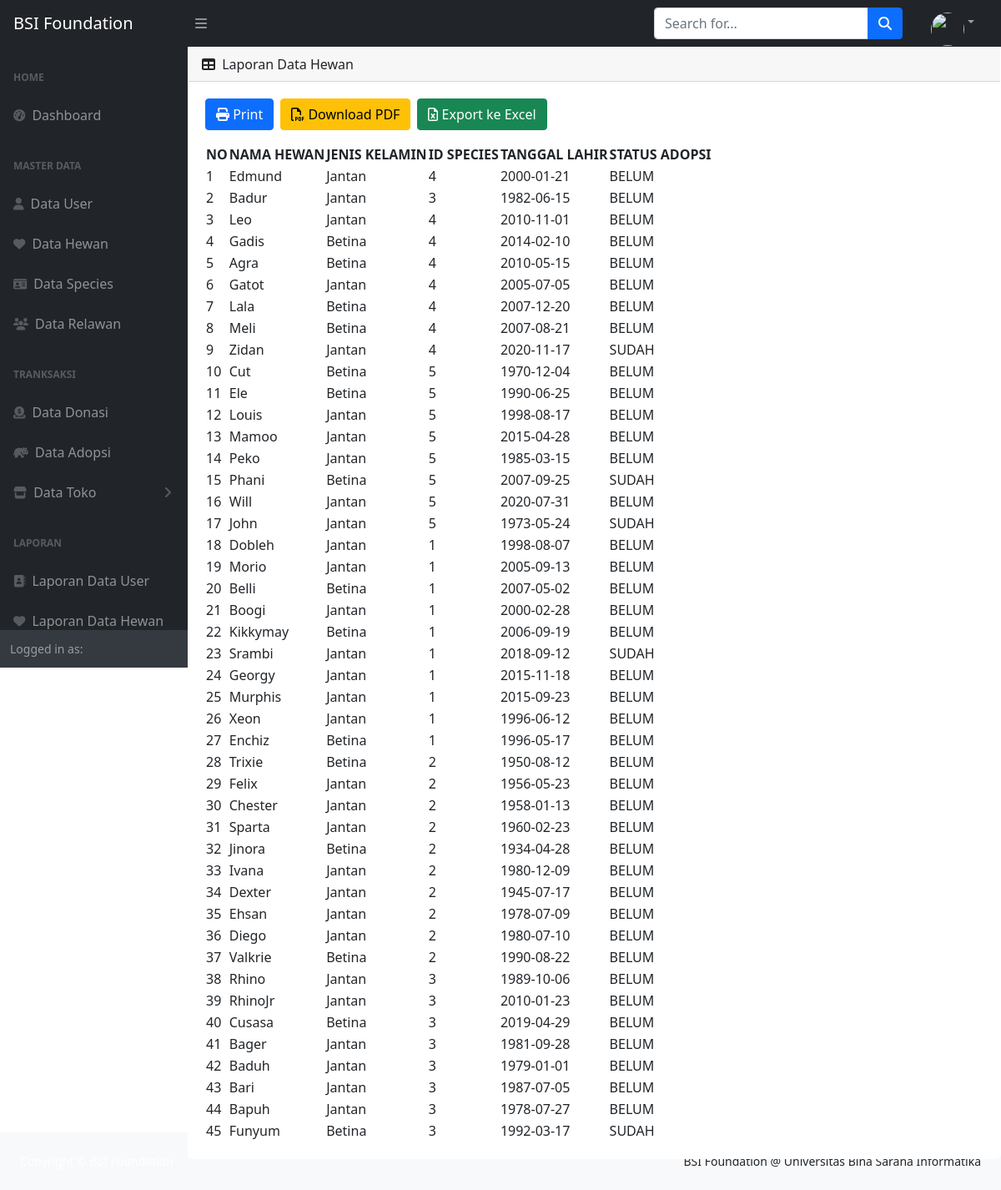
/index.php/laporan/LaporanDataHewan, run on the app's committed database.
### tables this page shows
CREATE TABLE `hewan` (
  `id` int(11) NOT NULL,
  `nama_hewan` varchar(128) NOT NULL,
  `jenis_kelamin` enum('Jantan','Betina') NOT NULL,
  `id_species` int(11) NOT NULL,
  `tanggal_lahir` date NOT NULL,
  `status_adopsi` enum('SUDAH','BELUM') NOT NULL,
  `image` varchar(256) DEFAULT NULL
);

### application/controllers/Laporan.php (called while the page is built, shortened)
<?php
class Laporan extends CI_Controller
{
    public function LaporanDataHewan(){
        $data['judul'] = 'Laporan Data Hewan';
        $data['user'] = $this->ModelUser->cekData(['email' => $this->session->userdata('email')])->row_array();
        $data['hewan'] = $this->ModelHewan->getHewan()->result();
        $this->load->view('admin/templates/header', $data);
        $this->load->view('admin/templates/sidebar', $data);
        $this->load->view('admin/templates/topbar', $data);
        $this->load->view('admin/laporan/laporan_data_hewan', $data);
        $this->load->view('admin/templates/footer', $data);
    }
}

### index.php (called while the page is built, shortened)
<?php
require_once BASEPATH.'core/CodeIgniter.php';

### application/models/ModelHewan.php (called while the page is built, shortened)
<?php
class ModelHewan extends CI_Model
{
    public function getHewan()
    {
        return $this->db->get('hewan');
    }
}

### application/views/admin/laporan/laporan_data_hewan.php (the view)
<div id="layoutSidenav_content">
    <main>
        <div class="card mb-4">
                <div class="card-header">
                    <i class="fas fa-table me-1"></i>
                    Laporan Data Hewan
                </div>
                <div class="card-body">
                    <table id="datatablesSimple">
                    <a href="<?= base_url('laporan/print_hewan'); ?>" class="btn btn-primary me-2 mb-3"><i class="fas fa-print"></i> Print </a>
                    <a href="<?= base_url('laporan/pdf_hewan'); ?>" class="btn btn-warning me-2 mb-3"><i class="far fa-file-pdf"></i> Download PDF</a>
                    <a href="<?= base_url('laporan/excel_hewan'); ?>" class="btn btn-success mb-3"><i class="far fa-file-excel"></i> Export ke Excel</a>
                    <thead>
                        <tr>
                            <th>NO</th>
                            <th>NAMA HEWAN</th>
                            <th>JENIS KELAMIN</th>
                            <th>ID SPECIES</th>
                            <th>TANGGAL LAHIR</th>
                            <th>STATUS ADOPSI</th>
                        </tr>
                    </thead>
                    <tbody>
                        <?php
                        $a = 1;
                        foreach ($hewan as $b) : ?>
                        <tr>
                            <td><?php echo $a++ ?></td>
                            <td><?php echo $b->nama_hewan ?></td>
                            <td><?php echo $b->jenis_kelamin ?></td>
                            <td><?php echo $b->id_species ?></td>
                            <td><?php echo $b->tanggal_lahir ?></td>
                            <td><?php echo $b->status_adopsi ?></td>
                        </tr>
                        <?php endforeach; ?>
                    </tbody>
                    </table>
                </div>
        </div>
    </main>
</div>
</div>

### application/views/admin/templates/header.php (shortened to what this page needs)
<!DOCTYPE html>
<html lang="en">
    <head>
        <link href="https://cdn.jsdelivr.net/npm/simple-datatables@latest/dist/style.css" rel="stylesheet" />
        <link href="<?php echo base_url()?>assets/css/styles.css" rel="stylesheet" />
    </head>

### application/views/admin/templates/sidebar.php (shortened to what this page needs)
<div id="layoutSidenav">
            <div id="layoutSidenav_nav">
                <nav class="sb-sidenav accordion sb-sidenav-dark" id="sidenavAccordion">
                    <div class="sb-sidenav-menu">
                        <div class="nav">
                            <div class="sb-sidenav-menu-heading">Home</div>
                            <a class="nav-link" href="<?php echo base_url().'admin'?>">
                                <div class="sb-nav-link-icon"><i class="fas fa-tachometer-alt"></i></div>
                                Dashboard
                            </a>
                            <div class="sb-sidenav-menu-heading">Master Data</div>
                            <a class="nav-link" href="<?php echo base_url().'admin/data_user'?>">
                                <div class="sb-nav-link-icon"><i class="fas fa-user"></i></div>
                                Data User
                            </a>
                            <a class="nav-link" href="<?php echo base_url().'admin/dataHewan'?>">
                                <div class="sb-nav-link-icon"><i class="fas fa-heart"></i></div>
                                Data Hewan
                            </a>
                            <a class="nav-link" href="<?php echo base_url().'admin/dataSpecies'?>">
                                <div class="sb-nav-link-icon"><i class="fas fa-id-card"></i></div>
                                Data Species
                            </a>
                            <a class="nav-link" href="<?php echo base_url().'admin/dataRelawan'?>">
                                <div class="sb-nav-link-icon"><i class="fas fa-users"></i></div>
                                Data Relawan
                            </a>
                            <div class="sb-sidenav-menu-heading">Tranksaksi</div>
                            <a class="nav-link" href="<?php echo base_url().'admin/dataDonasi'?>">
                                <div class="sb-nav-link-icon"><i class="fas fa-circle-dollar-to-slot"></i></div>
                                Data Donasi
                            </a>
                            <a class="nav-link" href="<?php echo base_url().'admin/dataAdopsi'?>">
                                <div class="sb-nav-link-icon"><i class="fas fa-hippo"></i></div>
                                Data Adopsi
                            </a>
                            <a class="nav-link collapsed" href="#" data-bs-toggle="collapse" data-bs-target="#collapseLayoutstoko" aria-expanded="false" aria-controls="collapseLayouts">
                                <div class="sb-nav-link-icon"><i class="fas fa-store"></i></div>
                                Data Toko
                                <div class="sb-sidenav-collapse-arrow"><i class="fas fa-angle-down"></i></div>
                            </a>
                            <div class="sb-sidenav-menu-heading">Laporan</div>
                            <a class="nav-link" href="<?php echo base_url().'laporan/LaporanDataUser'?>">
                                <div class="sb-nav-link-icon"><i class="fas fa-address-book"></i></div>
                                Laporan Data User
                            </a>
                            <a class="nav-link" href="<?php echo base_url().'laporan/LaporanDataHewan'?>">
                                <div class="sb-nav-link-icon"><i class="fas fa-heart"></i></div>
                                Laporan Data Hewan
                            </a>
                        </div>
                    </div>
                    <div class="sb-sidenav-footer">
                        <div class="small">Logged in as:</div>
                    </div>
                </nav>
            </div>

### application/views/admin/templates/topbar.php (shortened to what this page needs)
<body class="sb-nav-fixed">
        <nav class="sb-topnav navbar navbar-expand navbar-dark bg-dark">
            <a class="navbar-brand ps-3" href="<?= base_url('admin'); ?>">BSI Foundation</a>
            <button class="btn btn-link btn-sm order-1 order-lg-0 me-4 me-lg-0" id="sidebarToggle" href="#!"><i class="fas fa-bars"></i></button>
            <form class="d-none d-md-inline-block form-inline ms-auto me-0 me-md-3 my-2 my-md-0">
                <div class="input-group">
                    <input class="form-control" type="text" placeholder="Search for..." aria-label="Search for..." aria-describedby="btnNavbarSearch" />
                    <button class="btn btn-primary" id="btnNavbarSearch" type="button"><i class="fas fa-search"></i></button>
                </div>
            </form>
            <ul class="navbar-nav ms-auto ms-md-0 me-3 me-lg-4">
                <li class="nav-item dropdown">
                    <a class="nav-link dropdown-toggle" id="navbarDropdown" href="#" role="button" data-bs-toggle="dropdown" aria-expanded="false"><img class="img-profile" src="<?= base_url('assets/img/profile/') . $user['image']; ?>"></a>
                </li>
            </ul>
        </nav>

### application/views/admin/templates/footer.php (shortened to what this page needs)
<footer class="py-4 bg-light mt-auto">
                    <div class="container-fluid px-4">
                        <div class="d-flex align-items-center justify-content-between small">
                            <div class="text-hilang">Copyright &copy; BSI Foundation</div>
                            <div>
                                BSI Foundation @ Universitas Bina Sarana Informatika
                            </div>
                        </div>
                    </div>
                </footer>
    </body>
</html>

### data on the page
hewan: nama_hewan "Edmund", jenis_kelamin "Jantan", id_species "4", tanggal_lahir "2000-01-21", status_adopsi "BELUM"
hewan: nama_hewan "Badur", jenis_kelamin "Jantan", id_species "3", tanggal_lahir "1982-06-15", status_adopsi "BELUM"
hewan: nama_hewan "Leo", jenis_kelamin "Jantan", id_species "4", tanggal_lahir "2010-11-01", status_adopsi "BELUM"
hewan: nama_hewan "Gadis", jenis_kelamin "Betina", id_species "4", tanggal_lahir "2014-02-10", status_adopsi "BELUM"
hewan: nama_hewan "Agra", jenis_kelamin "Betina", id_species "4", tanggal_lahir "2010-05-15", status_adopsi "BELUM"
hewan: nama_hewan "Gatot", jenis_kelamin "Jantan", id_species "4", tanggal_lahir "2005-07-05", status_adopsi "BELUM"
hewan: nama_hewan "Lala", jenis_kelamin "Betina", id_species "4", tanggal_lahir "2007-12-20", status_adopsi "BELUM"
hewan: nama_hewan "Meli", jenis_kelamin "Betina", id_species "4", tanggal_lahir "2007-08-21", status_adopsi "BELUM"
hewan: nama_hewan "Zidan", jenis_kelamin "Jantan", id_species "4", tanggal_lahir "2020-11-17", status_adopsi "SUDAH"
hewan: nama_hewan "Cut", jenis_kelamin "Betina", id_species "5", tanggal_lahir "1970-12-04", status_adopsi "BELUM"
hewan: nama_hewan "Ele", jenis_kelamin "Betina", id_species "5", tanggal_lahir "1990-06-25", status_adopsi "BELUM"
hewan: nama_hewan "Louis", jenis_kelamin "Jantan", id_species "5", tanggal_lahir "1998-08-17", status_adopsi "BELUM"
hewan: nama_hewan "Mamoo", jenis_kelamin "Jantan", id_species "5", tanggal_lahir "2015-04-28", status_adopsi "BELUM"
hewan: nama_hewan "Peko", jenis_kelamin "Jantan", id_species "5", tanggal_lahir "1985-03-15", status_adopsi "BELUM"
hewan: nama_hewan "Phani", jenis_kelamin "Betina", id_species "5", tanggal_lahir "2007-09-25", status_adopsi "SUDAH"
hewan: nama_hewan "Will", jenis_kelamin "Jantan", id_species "5", tanggal_lahir "2020-07-31", status_adopsi "BELUM"
hewan: nama_hewan "John", jenis_kelamin "Jantan", id_species "5", tanggal_lahir "1973-05-24", status_adopsi "SUDAH"
hewan: nama_hewan "Dobleh", jenis_kelamin "Jantan", id_species "1", tanggal_lahir "1998-08-07", status_adopsi "BELUM"
hewan: nama_hewan "Morio", jenis_kelamin "Jantan", id_species "1", tanggal_lahir "2005-09-13", status_adopsi "BELUM"
hewan: nama_hewan "Belli", jenis_kelamin "Betina", id_species "1", tanggal_lahir "2007-05-02", status_adopsi "BELUM"
hewan: nama_hewan "Boogi", jenis_kelamin "Jantan", id_species "1", tanggal_lahir "2000-02-28", status_adopsi "BELUM"
hewan: nama_hewan "Kikkymay", jenis_kelamin "Betina", id_species "1", tanggal_lahir "2006-09-19", status_adopsi "BELUM"
hewan: nama_hewan "Srambi", jenis_kelamin "Jantan", id_species "1", tanggal_lahir "2018-09-12", status_adopsi "SUDAH"
hewan: nama_hewan "Georgy", jenis_kelamin "Jantan", id_species "1", tanggal_lahir "2015-11-18", status_adopsi "BELUM"
hewan: nama_hewan "Murphis", jenis_kelamin "Jantan", id_species "1", tanggal_lahir "2015-09-23", status_adopsi "BELUM"
hewan: nama_hewan "Xeon", jenis_kelamin "Jantan", id_species "1", tanggal_lahir "1996-06-12", status_adopsi "BELUM"
hewan: nama_hewan "Enchiz", jenis_kelamin "Betina", id_species "1", tanggal_lahir "1996-05-17", status_adopsi "BELUM"
hewan: nama_hewan "Trixie", jenis_kelamin "Betina", id_species "2", tanggal_lahir "1950-08-12", status_adopsi "BELUM"
hewan: nama_hewan "Felix", jenis_kelamin "Jantan", id_species "2", tanggal_lahir "1956-05-23", status_adopsi "BELUM"
hewan: nama_hewan "Chester", jenis_kelamin "Jantan", id_species "2", tanggal_lahir "1958-01-13", status_adopsi "BELUM"
hewan: nama_hewan "Sparta", jenis_kelamin "Jantan", id_species "2", tanggal_lahir "1960-02-23", status_adopsi "BELUM"
hewan: nama_hewan "Jinora", jenis_kelamin "Betina", id_species "2", tanggal_lahir "1934-04-28", status_adopsi "BELUM"
hewan: nama_hewan "Ivana", jenis_kelamin "Jantan", id_species "2", tanggal_lahir "1980-12-09", status_adopsi "BELUM"
hewan: nama_hewan "Dexter", jenis_kelamin "Jantan", id_species "2", tanggal_lahir "1945-07-17", status_adopsi "BELUM"
hewan: nama_hewan "Ehsan", jenis_kelamin "Jantan", id_species "2", tanggal_lahir "1978-07-09", status_adopsi "BELUM"
hewan: nama_hewan "Diego", jenis_kelamin "Jantan", id_species "2", tanggal_lahir "1980-07-10", status_adopsi "BELUM"
hewan: nama_hewan "Valkrie", jenis_kelamin "Betina", id_species "2", tanggal_lahir "1990-08-22", status_adopsi "BELUM"
hewan: nama_hewan "Rhino", jenis_kelamin "Jantan", id_species "3", tanggal_lahir "1989-10-06", status_adopsi "BELUM"
hewan: nama_hewan "RhinoJr", jenis_kelamin "Jantan", id_species "3", tanggal_lahir "2010-01-23", status_adopsi "BELUM"
hewan: nama_hewan "Cusasa", jenis_kelamin "Betina", id_species "3", tanggal_lahir "2019-04-29", status_adopsi "BELUM"
hewan: nama_hewan "Bager", jenis_kelamin "Jantan", id_species "3", tanggal_lahir "1981-09-28", status_adopsi "BELUM"
hewan: nama_hewan "Baduh", jenis_kelamin "Jantan", id_species "3", tanggal_lahir "1979-01-01", status_adopsi "BELUM"
hewan: nama_hewan "Bari", jenis_kelamin "Jantan", id_species "3", tanggal_lahir "1987-07-05", status_adopsi "BELUM"
hewan: nama_hewan "Bapuh", jenis_kelamin "Jantan", id_species "3", tanggal_lahir "1978-07-27", status_adopsi "BELUM"
hewan: nama_hewan "Funyum", jenis_kelamin "Betina", id_species "3", tanggal_lahir "1992-03-17", status_adopsi "SUDAH"
